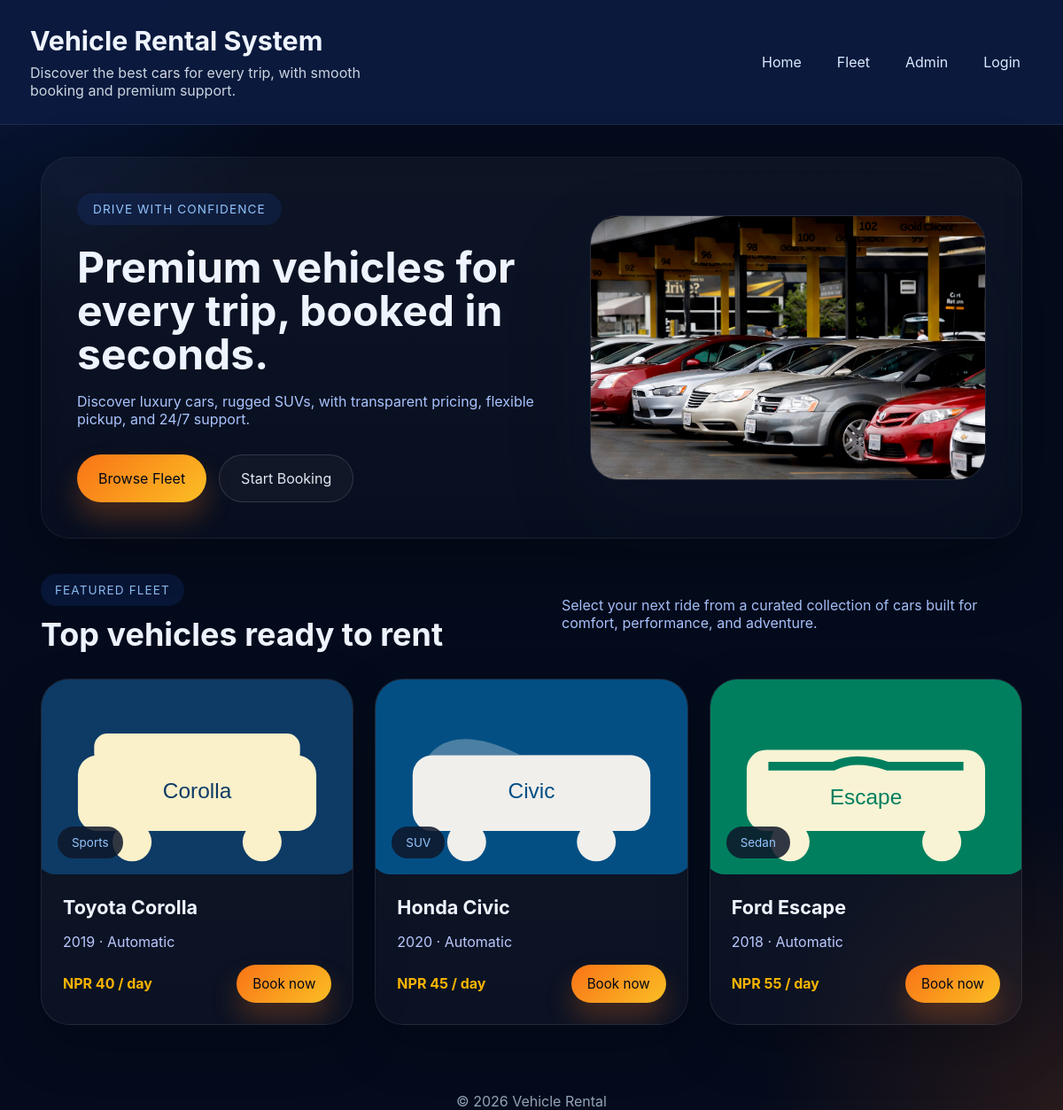
The app's page /frontend/index.php with its own data.
### tables this page shows
CREATE TABLE IF NOT EXISTS vehicles (
  id INT AUTO_INCREMENT PRIMARY KEY,
  owner_id INT NOT NULL,
  make VARCHAR(100) NOT NULL,
  model VARCHAR(100) NOT NULL,
  year INT DEFAULT NULL,
  price_per_day DECIMAL(8,2) DEFAULT 0.00,
  image VARCHAR(255) DEFAULT NULL,
  description TEXT DEFAULT NULL,
  status ENUM('available', 'booked') NOT NULL DEFAULT 'available',
  created_at DATETIME NOT NULL DEFAULT CURRENT_TIMESTAMP,
  FOREIGN KEY (owner_id) REFERENCES users(id) ON DELETE CASCADE
);

### backend/functions.php (called while the page is built, shortened)
<?php
function getVehicles(PDO $pdo) {
    $stmt = $pdo->query('SELECT v.*, u.name AS owner_name, u.email AS owner_email FROM vehicles v LEFT JOIN users u ON v.owner_id = u.id ORDER BY v.id');
    return $stmt->fetchAll();
}
function vehicleImagePath(array $vehicle) {
    $image = trim($vehicle['image'] ?? '');
    return $image !== '' ? $image : 'images/placeholder.svg';
}
function isVehicleBooked(array $vehicle): bool {
    return ($vehicle['status'] ?? 'available') === 'booked';
}

### frontend/index.php (the view, shortened to what this page needs)
<?php
require_once __DIR__ . '/../backend/functions.php';
$vehicles = getVehicles($pdo);
$vehicleTypes = [
    1 => 'Sports',
    2 => 'SUV',
    3 => 'Sedan',
];
?>
<!doctype html>
<html lang="en">
<head>
  <link rel="stylesheet" href="css/styles.css">
</head>
<body>
  <header class="site-header">
    <div>
      <h1>Vehicle Rental System</h1>
      <p class="subtitle">
        Discover the best cars for every trip,
        with smooth booking and premium support.
      </p>
    </div>
    <nav>
      <a href="index.php">Home</a>
      <a href="#fleet">Fleet</a>
      <a href="../backend/admin-login.php">Admin</a>
      <?php if (!empty($_SESSION['user']['name'])): ?>
        <span class="user-pill">
          Logged in as
          <?php echo htmlspecialchars($_SESSION['user']['name']); ?>
          (<a href="logout.php">Logout</a>)
        </span>
      <?php else: ?>
        <a href="login.php">Login</a>
      <?php endif; ?>
    </nav>
  </header>
  <main>
    <section class="hero">
      <div class="hero-copy">
        <span class="eyebrow">
          Drive with confidence
        </span>
        <h1>
          Premium vehicles for every trip,
          booked in seconds.
        </h1>
        <p class="hero-text">
          Discover luxury cars, rugged SUVs,
          with transparent pricing, flexible pickup,
          and 24/7 support.
        </p>
        <div class="hero-actions">
          <a class="btn btn-primary" href="#fleet">
            Browse Fleet
          </a>
          <a class="btn btn-outline" href="book.php?vehicle_id=1">
            Start Booking
          </a>
        </div>
      </div>
      <div class="hero-media">
        <div class="hero-media-card">
          <img
            src="images/index.jpg"
            alt="Premium vehicle"
          >
        </div>
      </div>
    </section>
    <section id="fleet" class="featured">
      <div class="section-header">
        <div>
          <span class="section-pill">
            FEATURED FLEET
          </span>
          <h2>
            Top vehicles ready to rent
          </h2>
        </div>
        <p class="section-copy">
          Select your next ride from a curated
          collection of cars built for comfort,
          performance, and adventure.
        </p>
      </div>
      <div class="vehicles">
        <?php if (empty($vehicles)): ?>
          <p>No vehicles available.</p>
        <?php else: ?>
          <?php foreach ($vehicles as $v): ?>
            <?php
            $img = vehicleImagePath($v);
            ?>
            <article class="vehicle">
              <div class="vehicle-image-wrap">
                <img
                  src="<?php echo htmlspecialchars($img); ?>"
                  alt="<?php echo htmlspecialchars($v['make'] . ' ' . $v['model']); ?>"
                >
                <span class="vehicle-tag">
                  <?php echo htmlspecialchars($vehicleTypes[$v['id']] ?? 'Vehicle'); ?>
                </span>
              </div>
              <div class="vehicle-details">
                <h3>
                  <?php echo htmlspecialchars($v['make'] . ' ' . $v['model']); ?>
                </h3>
                <p class="vehicle-meta">
                  <?php echo htmlspecialchars($v['year']); ?>
                  · Automatic
                </p>
                <div class="vehicle-footer">
                  <p class="vehicle-price">
                    NPR
                    <?php echo htmlspecialchars(number_format((float) $v['price_per_day'], 0)); ?>
                    / day
                  </p>
                  <?php if (isVehicleBooked($v)): ?>
                    <span
                      class="btn btn-small"
                      style="background:#374151;color:#9ca3af;cursor:not-allowed;"
                      aria-disabled="true"
                    >
                      Booked
                    </span>
                  <?php else: ?>
                    <a
                      class="btn btn-primary btn-small"
                      href="book.php?vehicle_id=<?php echo $v['id']; ?>"
                    >
                      Book now
                    </a>
                  <?php endif; ?>
                </div>
              </div>
            </article>
          <?php endforeach; ?>
        <?php endif; ?>
      </div>
    </section>
  </main>
  <footer class="page-footer">
    &copy; <?php echo date('Y'); ?>
    Vehicle Rental
  </footer>
</body>
</html>

### records on screen
vehicles: image (picture), id "Sports", make+model "Toyota Corolla", year "2019", price_per_day "40"
vehicles: image (picture), id "SUV", make+model "Honda Civic", year "2020", price_per_day "45"
vehicles: image (picture), id "Sedan", make+model "Ford Escape", year "2018", price_per_day "55"
